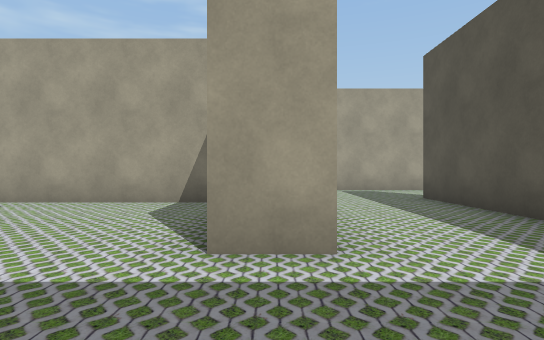
[1] (above)

21 first-person views from a walk through a scene from a Unity 3-D project. The camera is 1.3 m above the floor, looks level and sees 80° across. The floor is counted in squares, 2 m on a side. Each view is taken from the middle of a square. On the plan, view 1 faces up. The plan holds only what a view shows up to about 10 squares ahead; the rest is blank. The player character is not drawn. Some surface patterns are stand-ins.

[2]
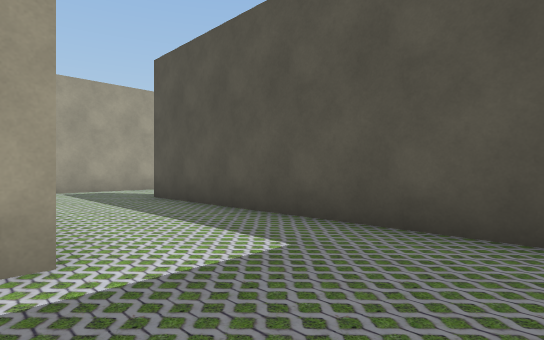

[3]
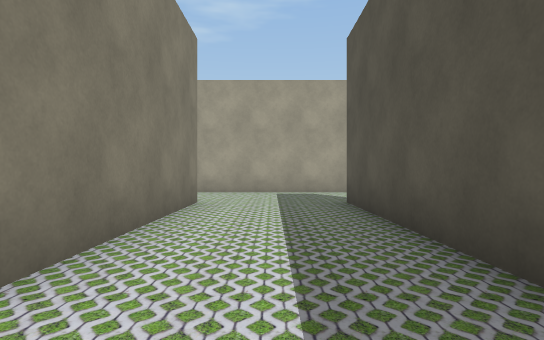

[4]
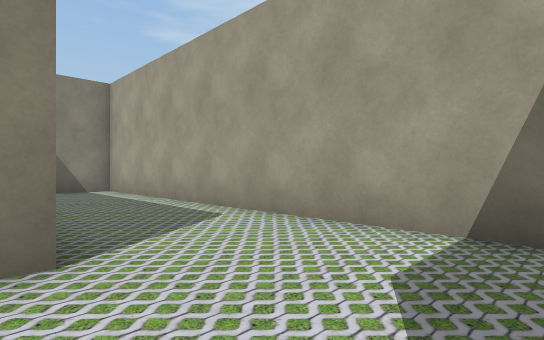

[5]
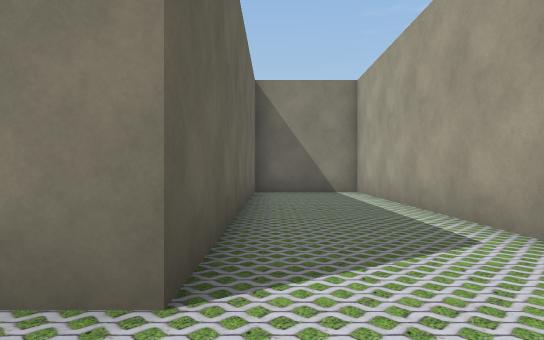

[6]
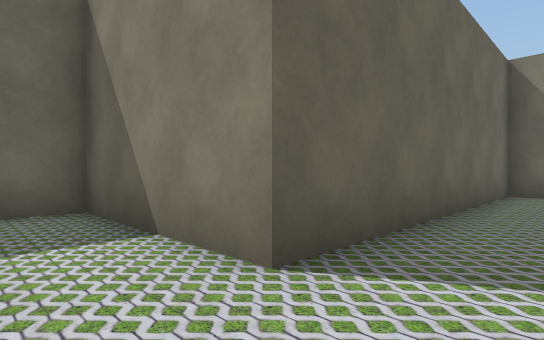

[7]
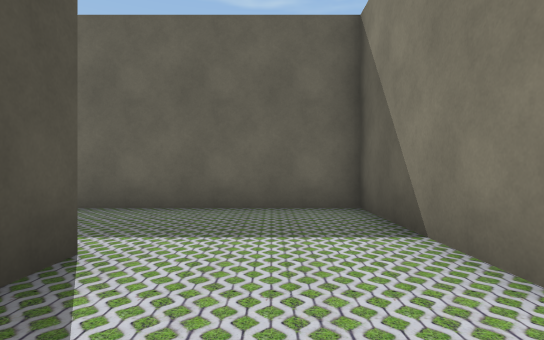

[8]
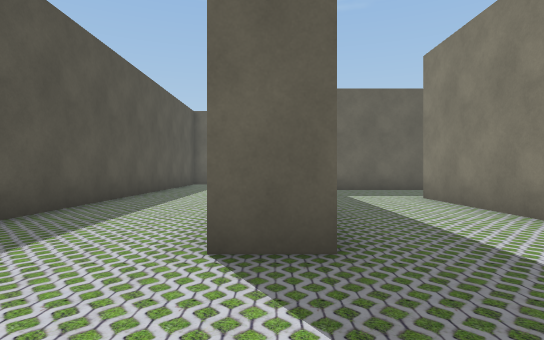

[9]
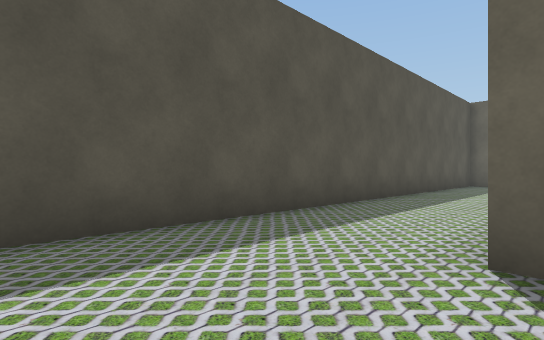

[10]
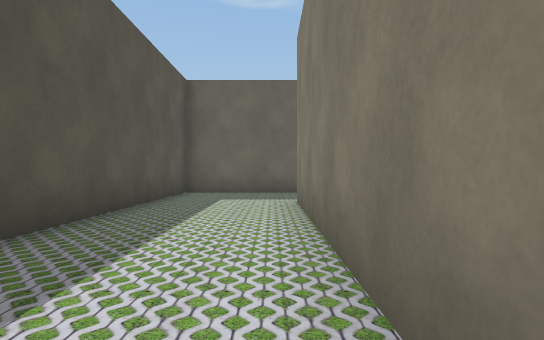

[11]
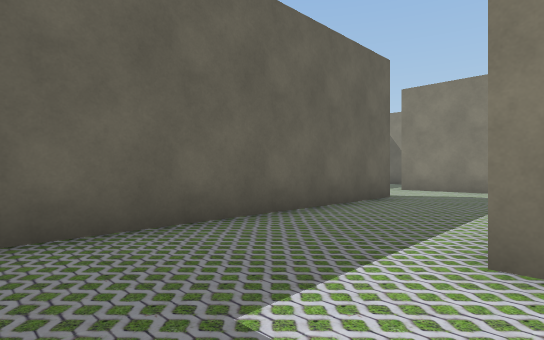

[12]
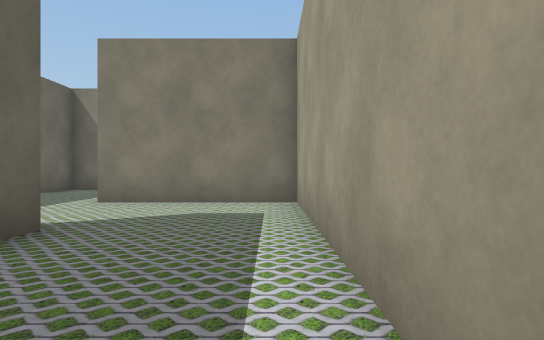

[13]
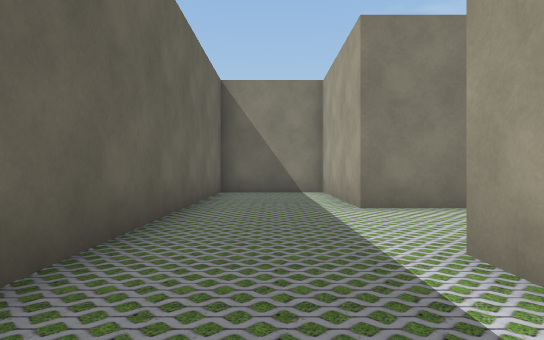

[14]
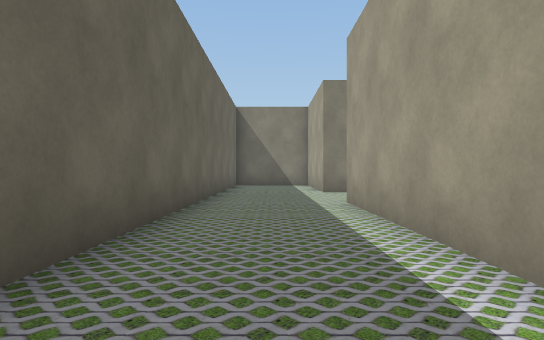

[15]
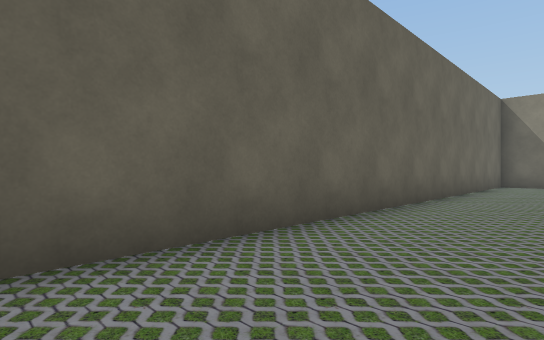

[16]
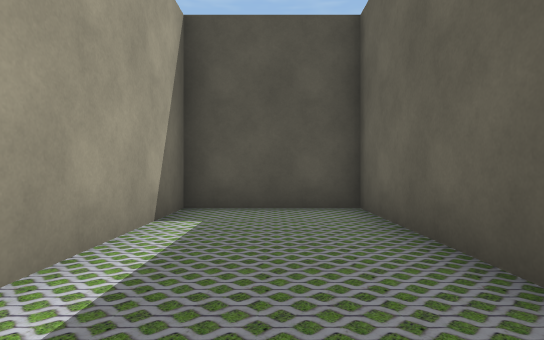

[17]
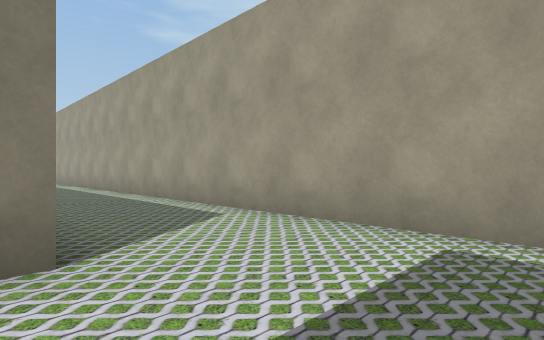

[18]
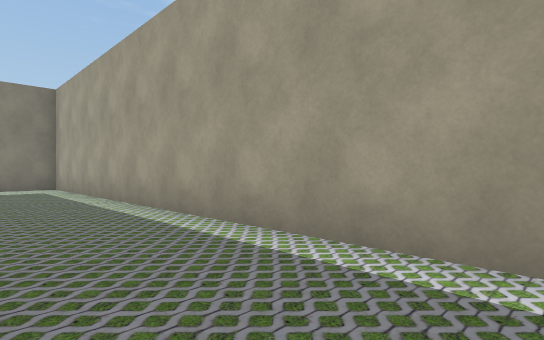

[19]
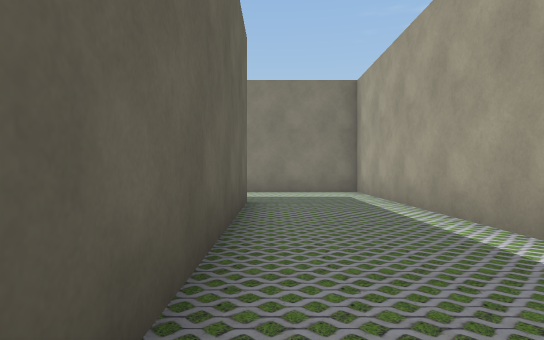

[20]
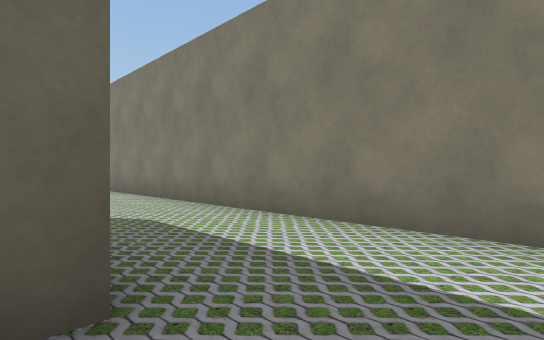

[21]
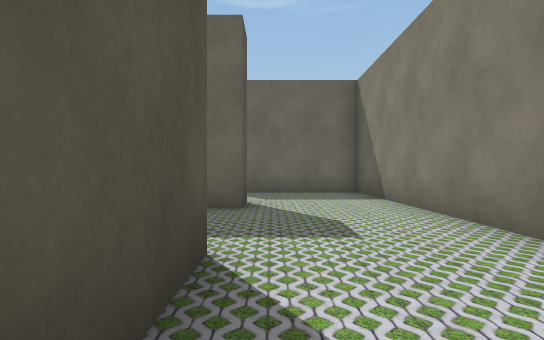

### Floor plan
Points are (right, up) in squares from view 1. A wall is a line through its corners. A room is listed if a view was taken in it or the views show most of it. See-through windows are left out.
Room 1 (views 1, 2, 3, 4, 5, 6, 7, 8, 9, 10, 11, 12, 13, 14, 15, 16, 17, 18, 19, 20, 21)
walls: (-1.2, 6.5) (-11.5, 6.5) (-11.5, 3.5) (-3.5, 3.5) (-3.5, -0.5) (1.4, -0.5); (-0.5, -4.5) (7.5, -4.5) (7.5, 9.8); (2.5, -1.5) (-3.5, -1.5) (-3.5, -5.5) (-7.5, -5.5) (-7.5, -8.5) (7.5, -8.5) (7.5, -5.5) (-0.5, -5.5); (3.5, 0.2) (3.5, 7.5) (4.5, 7.5); (0.5, 7.5) (0.5, 2.5) (-0.5, 2.5) (-0.5, 3.2); (4.5, 4.5) (4.5, -1.5); (-12.5, 2.5) (-12.5, 4.5); (-12.5, -1.4) (-12.5, -0.5) (-11.9, -0.5); (-12.5, 7.5) (-6.5, 7.5); (4.2, 10.5) (-15.5, 10.5) (-15.5, -4.5) (-12.2, -4.5)

Where each view was taken, in squares from view 1:
view 1: 0 up, 0 right, facing up
view 2: 0 up, 0 right, facing up-right
view 3: 1 up, 2 right, facing up
view 4: 3 up, 1 left, facing up-left
view 5: 4 up, 2 left, facing left
view 6: 5 up, 2 left, facing down-left
view 7: 5 up, 2 left, facing down
view 8: 10 up, 4 right, facing down
view 9: 10 up, 4 right, facing down-right
view 10: 5 up, 5 right, facing down
view 11: 1 down, 7 right, facing down-left
view 12: 2 down, 3 right, facing left
view 13: 7 down, 2 right, facing left
view 14: 7 down, 6 right, facing left
view 15: 6 down, 7 right, facing down-left
view 16: 7 down, 2 right, facing right
view 17: 7 up, 3 right, facing up-left
view 18: 8 up, 3 left, facing up-left
view 19: 8 up, 6 left, facing left
view 20: 9 up, 12 left, facing down-left
view 21: 5 up, 13 left, facing down
